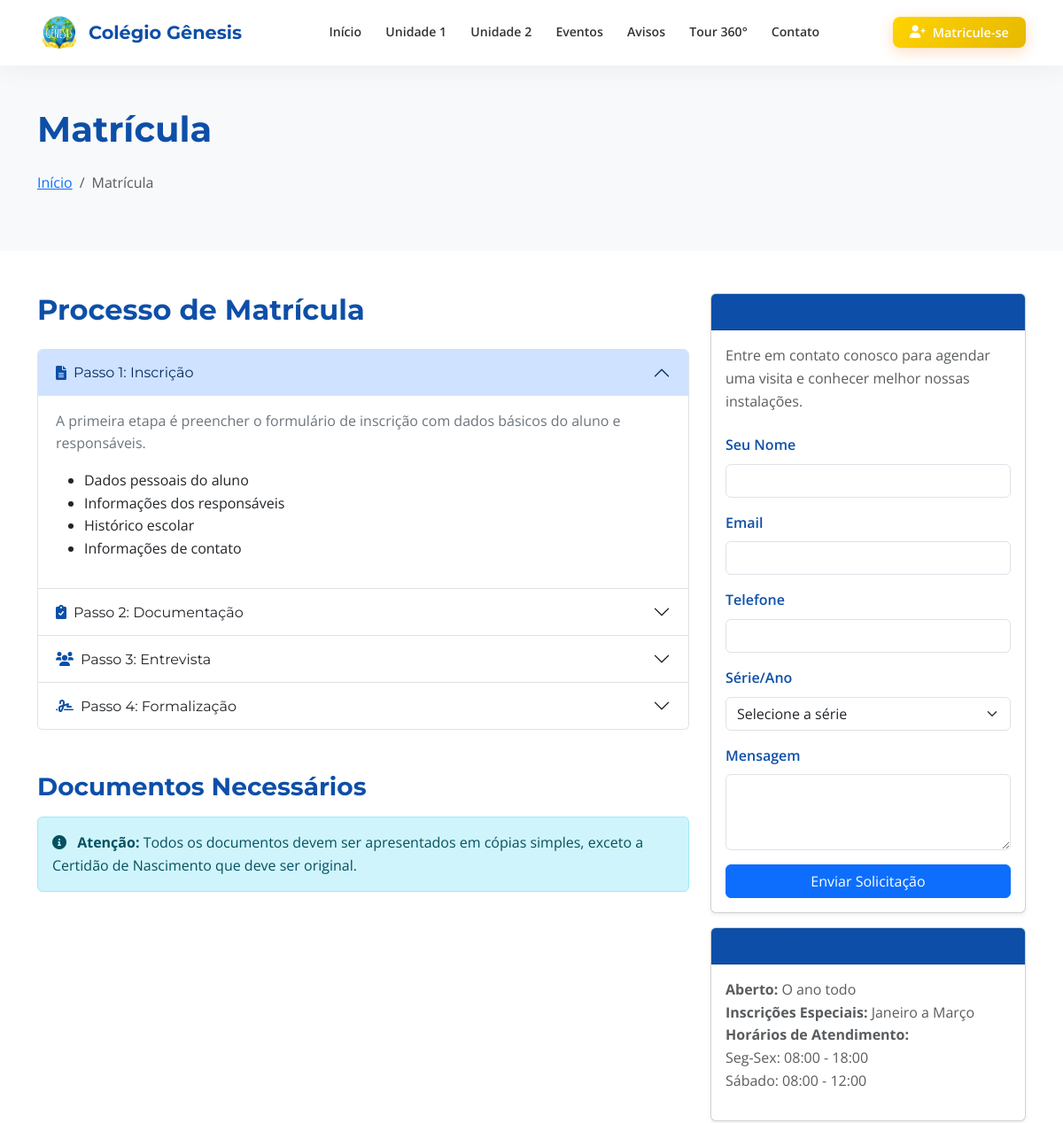
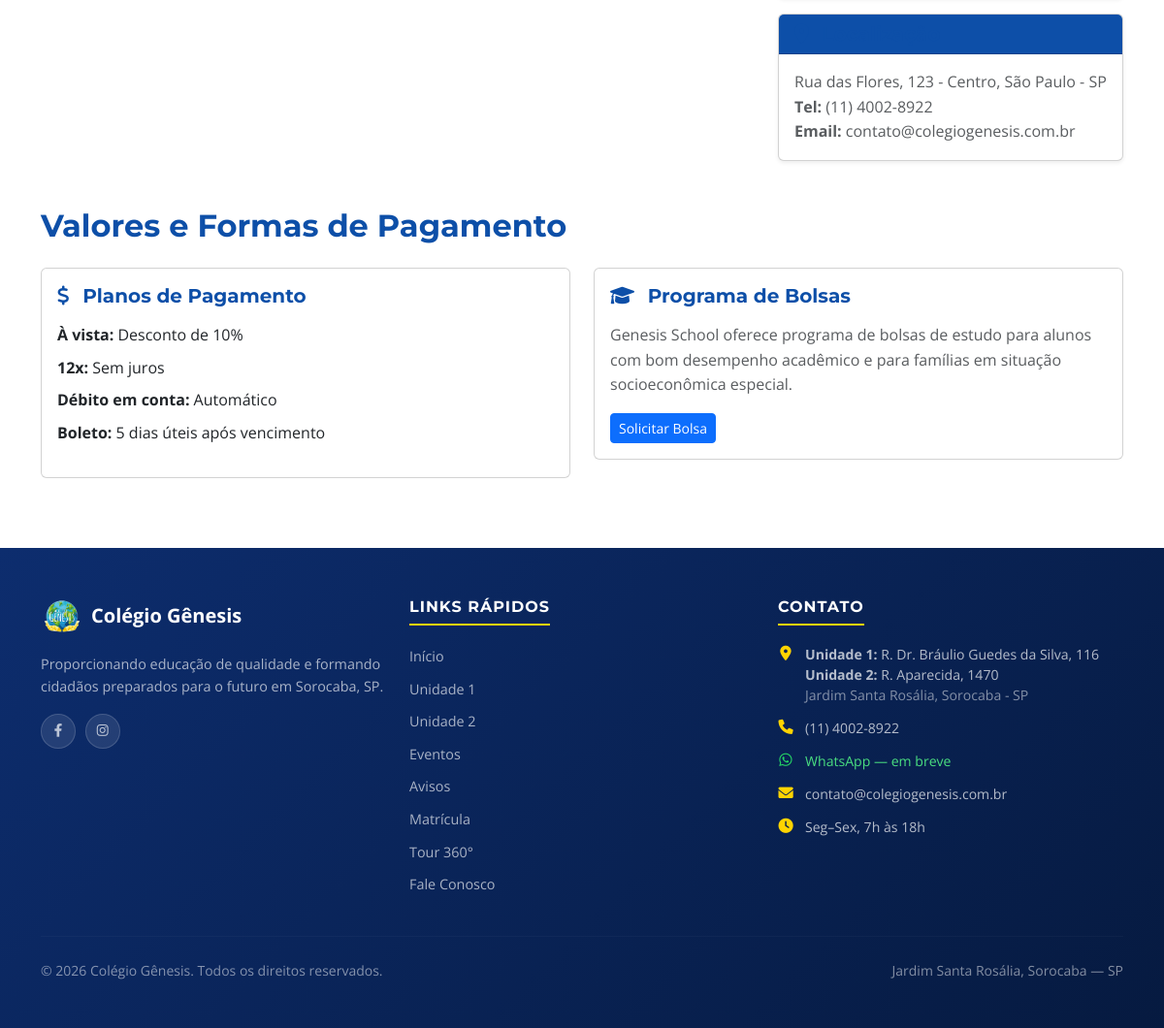
The app's page /?page=enrollment with its own data (2 pictures, top to bottom).
### tables this page shows
CREATE TABLE IF NOT EXISTS enrollment_steps (
    id INT AUTO_INCREMENT PRIMARY KEY,
    step_title VARCHAR(150) NOT NULL,
    step_description TEXT,
    icon VARCHAR(50),
    order_num INT DEFAULT 0,
    created_at TIMESTAMP DEFAULT CURRENT_TIMESTAMP
);

### app/enrollment.php (the view, shortened to what this page needs)
<?php
$stmt = $pdo->query("SELECT * FROM enrollment_steps ORDER BY order_num ASC");
$steps = $stmt->fetchAll();
?>
<div class="container-fluid bg-light py-5">
    <div class="container">
        <h1 class="fw-bold mb-4">Matrícula</h1>
        <nav aria-label="breadcrumb">
            <ol class="breadcrumb">
                <li class="breadcrumb-item"><a href="?page=home">Início</a></li>
                <li class="breadcrumb-item active">Matrícula</li>
            </ol>
        </nav>
    </div>
</div>
<section class="py-5">
    <div class="container">
        <div class="row mb-5">
            <div class="col-md-8">
                <h2 class="fw-bold mb-4">Processo de Matrícula</h2>
                <div class="accordion" id="accordionEnrollment">
                    <?php foreach ($steps as $index => $step): ?>
                    <div class="accordion-item">
                        <h2 class="accordion-header">
                            <button class="accordion-button <?php echo $index === 0 ? '' : 'collapsed'; ?>" type="button" data-bs-toggle="collapse" data-bs-target="#collapse<?php echo $step['id']; ?>">
                                <i class="fas <?php echo htmlspecialchars($step['icon']); ?> me-2 text-primary"></i> <?php echo htmlspecialchars($step['step_title']); ?>
                            </button>
                        </h2>
                        <div id="collapse<?php echo $step['id']; ?>" class="accordion-collapse collapse <?php echo $index === 0 ? 'show' : ''; ?>" data-bs-parent="#accordionEnrollment">
                            <div class="accordion-body">
                                <?php echo $step['step_description']; ?>
                            </div>
                        </div>
                    </div>
                    <?php endforeach; ?>
                </div>
                <div class="mt-5">
                    <h3 class="fw-bold mb-3">Documentos Necessários</h3>
                    <div class="alert alert-info" role="alert">
                        <i class="fas fa-info-circle me-2"></i>
                        <strong>Atenção:</strong> Todos os documentos devem ser apresentados em cópias simples, exceto a Certidão de Nascimento que deve ser original.
                    </div>
                </div>
            </div>
            <div class="col-md-4">
                <div class="card shadow-sm">
                    <div class="card-header bg-primary text-white">
                        <h5 class="mb-0"><i class="fas fa-phone me-2"></i> Agende uma Visita</h5>
                    </div>
                    <div class="card-body">
                        <p class="text-muted mb-4">Entre em contato conosco para agendar uma visita e conhecer melhor nossas instalações.</p>
                        <form id="contactForm">
                            <div class="mb-3">
                                <label for="name" class="form-label">Seu Nome</label>
                                <input type="text" class="form-control" id="name" name="name" required>
                            </div>
                            <div class="mb-3">
                                <label for="email" class="form-label">Email</label>
                                <input type="email" class="form-control" id="email" name="email" required>
                            </div>
                            <div class="mb-3">
                                <label for="phone" class="form-label">Telefone</label>
                                <input type="tel" class="form-control" id="phone" name="phone" required>
                            </div>
                            <div class="mb-3">
                                <label for="series" class="form-label">Série/Ano</label>
                                <select class="form-select" id="series" name="series" required>
                                    <option>Selecione a série</option>
                                </select>
                            </div>
                            <div class="mb-3">
                                <label for="message" class="form-label">Mensagem</label>
                                <textarea class="form-control" id="message" name="message" rows="3"></textarea>
                            </div>
                            <button type="submit" class="btn btn-primary w-100">Enviar Solicitação</button>
                        </form>
                    </div>
                </div>
                <div class="card shadow-sm mt-3">
                    <div class="card-header bg-primary text-white">
                        <h5 class="mb-0"><i class="fas fa-calendar-alt me-2"></i> Período de Inscrição</h5>
                    </div>
                    <div class="card-body">
                        <p class="text-muted">
                            <strong>Aberto:</strong> O ano todo<br>
                            <strong>Inscrições Especiais:</strong> Janeiro a Março<br>
                            <strong>Horários de Atendimento:</strong><br>
                            Seg-Sex: 08:00 - 18:00<br>
                            Sábado: 08:00 - 12:00
                        </p>
                    </div>
                </div>
                <div class="card shadow-sm mt-3">
                    <div class="card-header bg-primary text-white">
                        <h5 class="mb-0"><i class="fas fa-map-marker-alt me-2"></i> Localização</h5>
                    </div>
                    <div class="card-body">
                        <p class="text-muted mb-0">
                            <?php echo SCHOOL_ADDRESS; ?><br>
                            <strong>Tel:</strong> <?php echo SCHOOL_PHONE; ?><br>
                            <strong>Email:</strong> <?php echo SCHOOL_EMAIL; ?>
                        </p>
                    </div>
                </div>
            </div>
        </div>
        <div class="row mt-5">
            <div class="col-12">
                <h2 class="fw-bold mb-4">Valores e Formas de Pagamento</h2>
            </div>
            <div class="col-md-6 mb-4">
                <div class="card">
                    <div class="card-body">
                        <h5 class="fw-bold mb-3"><i class="fas fa-dollar-sign text-primary me-2"></i> Planos de Pagamento</h5>
                        <ul class="list-unstyled">
                            <li class="mb-2"><strong>À vista:</strong> Desconto de 10%</li>
                            <li class="mb-2"><strong>12x:</strong> Sem juros</li>
                            <li class="mb-2"><strong>Débito em conta:</strong> Automático</li>
                            <li><strong>Boleto:</strong> 5 dias úteis após vencimento</li>
                        </ul>
                    </div>
                </div>
            </div>
            <div class="col-md-6 mb-4">
                <div class="card">
                    <div class="card-body">
                        <h5 class="fw-bold mb-3"><i class="fas fa-graduation-cap text-primary me-2"></i> Programa de Bolsas</h5>
                        <p class="text-muted">
                            Genesis School oferece programa de bolsas de estudo para alunos com bom desempenho acadêmico
                            e para famílias em situação socioeconômica especial.
                        </p>
                        <a href="#" class="btn btn-sm btn-primary">Solicitar Bolsa</a>
                    </div>
                </div>
            </div>
        </div>
    </div>
</section>

### assets/css/style.css (style rules this page uses)
:root { --primary-color: #0d4fa8; --secondary-color: #6c757d; --orange-color: #ffd400; --orange-dark: #e6b800; --mvv-blue: #1a3fa8; --mvv-number: #b8d400; --success-color: #198754; --danger-color: #dc3545; --warning-color: #ffc107; --info-color: #0dcaf0; --light-color: #f8f9fa; --dark-color: #212529; --header-height: 72px; --border-radius: 8px; --transition: all 0.3s ease; }
* { margin: 0; padding: 0; box-sizing: border-box; }
html { scroll-behavior: smooth; }
body { font-family: 'Open Sans', sans-serif; line-height: 1.6; color: #333; background-color: #fff; }
h1, h2, h3, h4, h5, h6 { font-family: 'Montserrat', sans-serif; font-weight: 700; color: #0d4fa8; }
p { color: #6c757d; }
a { transition: var(--transition); }
.btn, .btn-link, .nav-link, .hamburger-trigger { position: relative; overflow: hidden; }
.form-label { color: var(--primary-color); font-weight: 600; margin-bottom: 0.5rem; }
.text-primary { color: var(--primary-color) !important; }
.bg-primary { background-color: var(--primary-color) !important; }
.shadow-sm { box-shadow: 0 0.125rem 0.25rem rgba(0, 0, 0, 0.075) !important; }

### records on screen
enrollment_steps: step_title "Passo 1: Inscrição", step_description "A primeira etapa é preencher o formulário de inscrição com dados básicos do aluno e responsáveis. Dados pessoais do aluno Informações dos responsáveis Histórico escolar Informações de contato"
enrollment_steps: step_title "Passo 2: Documentação"
enrollment_steps: step_title "Passo 3: Entrevista"
enrollment_steps: step_title "Passo 4: Formalização"

### other values on screen
SCHOOL_ADDRESS "Rua das Flores, 123 - Centro, São Paulo - SP"
SCHOOL_PHONE "(11) 4002-8922"
SCHOOL_EMAIL "contato@colegiogenesis.com.br"
